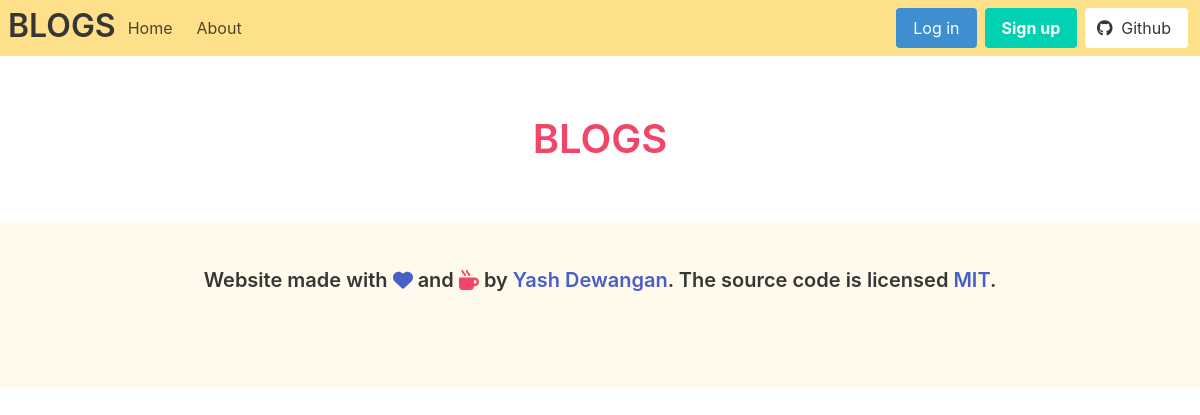
The app's page /, older data.
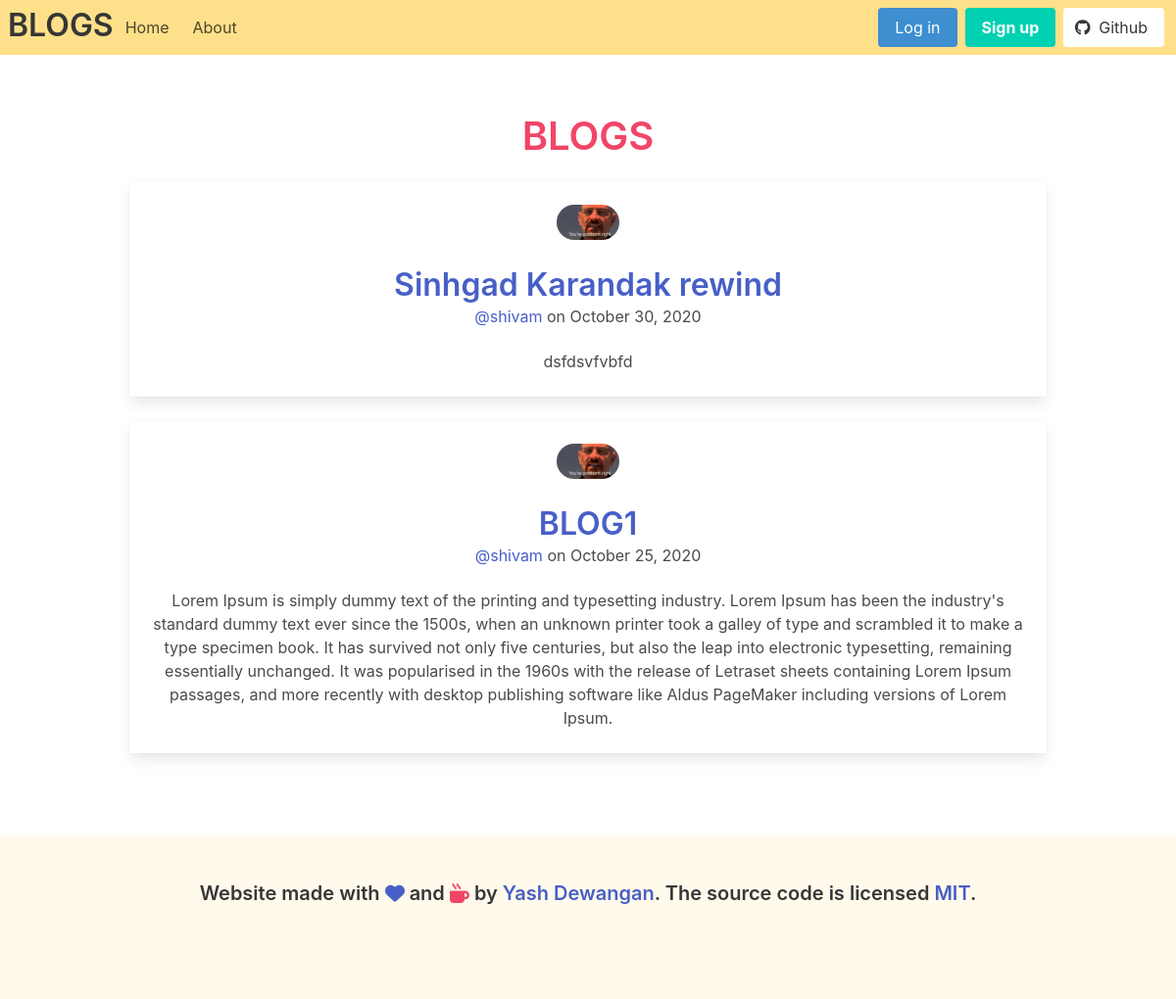
The same page, newer data.
### blog/models.py (models this page shows, shortened)
class Post(models.Model):
    title = models.CharField(max_length=100)
    content = models.TextField()
    date_posted = models.DateTimeField(default=timezone.now)
    author = models.ForeignKey(User , on_delete = models.CASCADE)

### users/models.py (models this page shows, shortened)
class Profile(models.Model):
    user = models.OneToOneField(User, on_delete=models.CASCADE)
    image = models.ImageField(default='default.jpg',upload_to='profile_pics')

### blog/views.py (the view)
# urls.py: path('', PostListView.as_view(), name='blog-home'),
class PostListView(ListView):
    model = Post
    template_name = 'blog/home.html'  # <app>/<model>_<viewtype>.html
    context_object_name = 'posts'
    ordering = ['-date_posted']

### blog/templates/blog/home.html
{% extends "blog/base.html" %}
{% block content %}
    <section class="section">
        <div class="container ">
            <div class="column has-text-centered">
                <h2 class="title is-2 has-text-danger">BLOGS</h2>
                {% for post in posts %}
                    <div class="card article">
                        <div class="card-content">
                            <div class="is-flex center">
                                <figure class="image is-64x64 ">
                                    <img class="is-rounded" src="{{ post.author.profile.image.url }}">
                                </figure>
                            </div>
                            <div class="media">
                                <div class="media-content has-text-centered">
                                    <p class="title article-title">
                                        <a href="{% url 'post-detail' post.id%}"> {{post.title}} </a>
                                    </p>
                                    <p class="subtitle is-6 article-subtitle">
                                        <a href="#">@{{post.author}}</a> on {{post.date_posted|date:"F d, Y"}}
                                    </p>
                                </div>
                            </div>
                            <div class="content article-body">
                                <p>
                                    {{post.content}}
                                </p>
                            </div>
                        </div>
                    </div>
                    <br>
                {% endfor %}
            </div>
        </div>
    </section>
{% endblock content %}

Row changes from the older to the newer data that the page shows:
added Post: author.profile.image (picture), title "Sinhgad Karandak rewind", author "shivam", date_posted "October 30, 2020", content "dsfdsvfvbfd"
added Post: author.profile.image (picture), title "BLOG1", author "shivam", date_posted "October 25, 2020", content "Lorem Ipsum is simply dummy text of the printing and typesetting industry. Lorem Ipsum has been the industry's standard dummy text ever since the 1500s, when an unknown printer took a galley of type and scrambled it to make a type specimen book. It has survived not only five centuries, but also the leap into electronic typesetting, remaining essentially unchanged. It was popularised in the 1960s with the release of Letraset sheets containing Lorem Ipsum passages, and more recently with desktop publishing software like Aldus PageMaker including versions of Lorem Ipsum."
